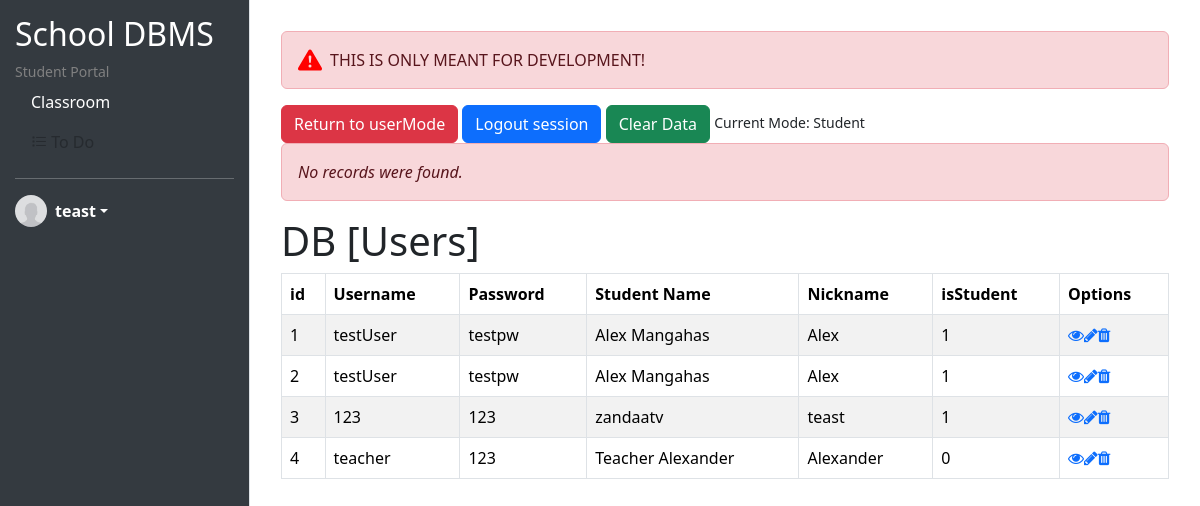
/ui-devmenu.php (signed in), run on an earlier commit of the app's database.
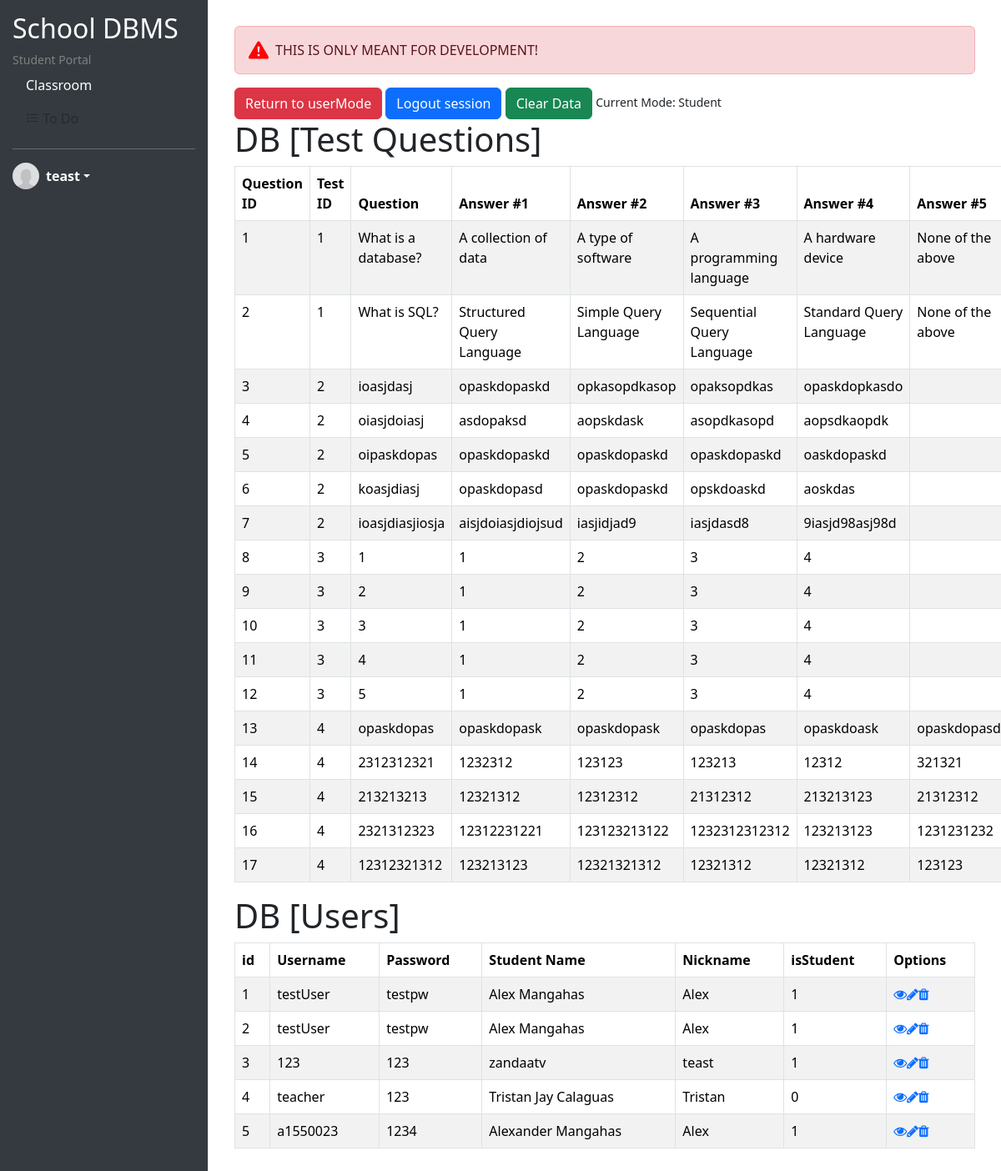
And on a later commit of the database.
### tables this page shows
CREATE TABLE `users` (
  `id` int(11) NOT NULL,
  `username` varchar(255) NOT NULL,
  `password` varchar(255) NOT NULL,
  `name` varchar(255) NOT NULL,
  `nickname` varchar(255) NOT NULL,
  `isStudent` tinyint(1) NOT NULL
);

CREATE TABLE `test_questions` (
  `id` int(11) NOT NULL,
  `testId` int(11) NOT NULL,
  `question` text NOT NULL,
  `answer1` varchar(255) DEFAULT NULL,
  `answer2` varchar(255) DEFAULT NULL,
  `answer3` varchar(255) DEFAULT NULL,
  `answer4` varchar(255) DEFAULT NULL,
  `answer5` varchar(255) DEFAULT NULL,
  `correctAnswer` text NOT NULL
);

### session.php (called while the page is built, shortened)
<?php
   $isStudent = $_SESSION['isStudent'];
   $nickname = $_SESSION['nickname'];
?>

### ui-devmenu.php (the view, shortened to what this page needs)
<?php
include('session.php');
?>
<!doctype html>
<html lang="en" data-bs-theme="auto">
<head>
    <link rel="stylesheet" href="https://maxcdn.bootstrapcdn.com/font-awesome/4.7.0/css/font-awesome.min.css">
    <link rel="stylesheet" href="https://cdn.jsdelivr.net/npm/bootstrap-icons@1.11.3/font/bootstrap-icons.min.css">
    <link href="https://cdn.jsdelivr.net/npm/bootstrap@5.3.2/dist/css/bootstrap.min.css" rel="stylesheet"
 />
</head>
<body>
    <div class="wrapper">
        <div class="sidebar">
            <h2>School DBMS</h2>
            <small style="color:grey;">Student Portal</small>
            <ul class="nav flex-column">
                <li class="nav-item">
                    <a class="nav-link active" href="ui-classroom-v2.php">Classroom</a>
                </li>
                <li class="nav-item">
                    <a class="nav-link disabled" href="#"> <i class="bi bi-list-task"></i> To Do</a>
                </li>
            </ul>
            <hr>
            <div class="dropdown">
                <a href="#" class="d-flex align-items-center text-white text-decoration-none dropdown-toggle"
                    data-bs-toggle="dropdown" aria-expanded="false">
                    <img src="img/avatar-placeholder.jpg" alt="" width="32" height="32" class="rounded-circle me-2">
                    <strong><?php echo $nickname; ?></strong>
                </a>
            </div>
        </div>
        <div class="content">
            <div class="container-fluid p-3">
                <div class="alert alert-danger d-flex align-items-center" role="alert">
                    <svg class="bi flex-shrink-0 me-2" width="24" height="24" fill="red">
                        <use xlink:href="#exclamation-triangle-fill" />
                    </svg>
                    THIS IS ONLY MEANT FOR DEVELOPMENT!
                </div>
            <a href="ui-classroom-v2.php" class="btn btn-danger">Return to userMode</a>
            <a href="logout.php" class="btn btn-primary">Logout session</a>
            <a href="" class="btn btn-success">Clear Data</a>
            <small>Current Mode: <?php
            if ($isStudent == 0) {
                echo 'Teacher';
            } else {
                echo 'Student';
            }
            ?>
            </small>
            <?php
                    require_once "config.php";
                    $sql = "SELECT * FROM test_questions";
                    $sql2 = "SELECT * FROM users";
                    if($result = mysqli_query($link, $sql)){
                        if(mysqli_num_rows($result) > 0){
                            echo '<h1>DB [Test Questions]</h1>';
                            echo '<table class="table table-bordered table-striped">';
                                echo "<thead>";
                                    echo "<tr>";
                                        echo "<th>Question ID</th>";
                                        echo "<th>Test ID</th>";
                                        echo "<th>Question</th>";
                                        echo "<th>Answer #1</th>";
                                        echo "<th>Answer #2</th>";
                                        echo "<th>Answer #3</th>";
                                        echo "<th>Answer #4</th>";
                                        echo "<th>Answer #5</th>";
                                    echo "</tr>";
                                echo "</thead>";
                                echo "<tbody>";
                                while($row = mysqli_fetch_array($result)){
                                    echo "<tr>";
                                        echo "<td>" . $row['id'] . "</td>";
                                        echo "<td>" . $row['testId'] . "</td>";
                                        echo "<td>" . $row['question'] . "</td>";
                                        echo "<td>" . $row['answer1'] . "</td>";
                                        echo "<td>" . $row['answer2'] . "</td>";
                                        echo "<td>" . $row['answer3'] . "</td>";
                                        echo "<td>" . $row['answer4'] . "</td>";
                                        echo "<td>" . $row['answer5'] . "</td>";
                                    echo "</tr>";
                                }
                                echo "</tbody>";
                            echo "</table>";
                        } else{
                            echo '<div class="alert alert-danger"><em>No records were found.</em></div>';
                        }
                    } else{
                        echo "ERROR: Could not able to execute $sql. " . mysqli_error($link);
                    }
                    if($result2 = mysqli_query($link, $sql2)){
                        if(mysqli_num_rows($result2) > 0){
                            echo '<h1>DB [Users]</h1>';
                            echo '<table class="table table-bordered table-striped">';
                                echo "<thead>";
                                    echo "<tr>";
                                        echo "<th>id</th>";
                                        echo "<th>Username</th>";
                                        echo "<th>Password</th>";
                                        echo "<th>Student Name</th>";
                                        echo "<th>Nickname</th>";
                                        echo "<th>isStudent</th>";
                                        echo "<th>Options</th>";
                                    echo "</tr>";
                                echo "</thead>";
                                echo "<tbody>";
                                while($row2 = mysqli_fetch_array($result2)){
                                    echo "<tr>";
                                        echo "<td>" . $row2['id'] . "</td>";
                                        echo "<td>" . $row2['username'] . "</td>";
                                        echo "<td>" . $row2['password'] . "</td>";
                                        echo "<td>" . $row2['name'] . "</td>";
                                        echo "<td>" . $row2['nickname'] . "</td>";
                                        echo "<td>" . $row2['isStudent'] . "</td>";
                                        echo "<td>";
                                            echo '<a href="read.php?id='. $row2['id'] .'" class="mr-3" title="View Record" data-toggle="tooltip"><span class="fa fa-eye"></span></a>';
                                            echo '<a href="update.php?id='. $row2['id'] .'" class="mr-3" title="Update Record" data-toggle="tooltip"><span class="fa fa-pencil"></span></a>';
                                            echo '<a href="delete.php?id='. $row2['id'] .'" title="Delete Record" data-toggle="tooltip"><span class="fa fa-trash"></span></a>';
                                        echo "</td>";
                                    echo "</tr>";
                                }
                                echo "</tbody>";
                            echo "</table>";
                        } else{
                            echo '<div class="alert alert-danger"><em>No records were found.</em></div>';
                        }
                    } else{
                        echo "ERROR: Could not able to execute $sql2. " . mysqli_error($link);
                    }
                    ?>
            </div>
        </div>
    </div>
</body>
</html>

### ui-devmenu.php (style rules this page uses)
body, html { height: 100%; margin: 0; }
.wrapper { display: flex; height: 100%; }
.sidebar { width: 250px; background-color: #343a40; padding: 15px; border-right: 1px solid #dee2e6; display: flex; flex-direction: column; color: white; }
.content { flex: 1; padding: 15px; overflow-y: auto; }
.nav-link { color: white; }

What changed in the data, as far as the page shows it:
added test_questions: id "1", testId "1", question "What is a database?", answer1 "A collection of data", answer2 "A type of software", answer3 "A programming language", answer4 "A hardware device", answer5 "None of the above"
added test_questions: id "2", testId "1", question "What is SQL?", answer1 "Structured Query Language", answer2 "Simple Query Language", answer3 "Sequential Query Language", answer4 "Standard Query Language", answer5 "None of the above"
added test_questions: id "3", testId "2", question "ioasjdasj", answer1 "opaskdopaskd", answer2 "opkasopdkasop", answer3 "opaksopdkas", answer4 "opaskdopkasdo"
added test_questions: id "4", testId "2", question "oiasjdoiasj", answer1 "asdopaksd", answer2 "aopskdask", answer3 "asopdkasopd", answer4 "aopsdkaopdk"
added test_questions: id "5", testId "2", question "oipaskdopas", answer1 "opaskdopaskd", answer2 "opaskdopaskd", answer3 "opaskdopaskd", answer4 "oaskdopaskd"
added test_questions: id "6", testId "2", question "koasjdiasj", answer1 "opaskdopasd", answer2 "opaskdopaskd", answer3 "opskdoaskd", answer4 "aoskdas"
added test_questions: id "7", testId "2", question "ioasjdiasjiosja", answer1 "aisjdoiasjdiojsud", answer2 "iasjidjad9", answer3 "iasjdasd8", answer4 "9iasjd98asj98d"
added test_questions: id "8", testId "3", question "1", answer1 "1", answer2 "2", answer3 "3", answer4 "4"
added test_questions: id "9", testId "3", question "2", answer1 "1", answer2 "2", answer3 "3", answer4 "4"
added test_questions: id "10", testId "3", question "3", answer1 "1", answer2 "2", answer3 "3", answer4 "4"
added test_questions: id "11", testId "3", question "4", answer1 "1", answer2 "2", answer3 "3", answer4 "4"
added test_questions: id "12", testId "3", question "5", answer1 "1", answer2 "2", answer3 "3", answer4 "4"
added test_questions: id "13", testId "4", question "opaskdopas", answer1 "opaskdopask", answer2 "opaskdopask", answer3 "opaskdopas", answer4 "opaskdoask", answer5 "opaskdopasd"
added test_questions: id "14", testId "4", question "2312312321", answer1 "1232312", answer2 "123123", answer3 "123213", answer4 "12312", answer5 "321321"
added test_questions: id "15", testId "4", question "213213213", answer1 "12321312", answer2 "12312312", answer3 "21312312", answer4 "213213123", answer5 "21312312"
added test_questions: id "16", testId "4", question "2321312323", answer1 "12312231221", answer2 "123123213122", answer3 "1232312312312", answer4 "123213123", answer5 "1231231232"
added test_questions: id "17", testId "4", question "12312321312", answer1 "123213123", answer2 "12321321312", answer3 "12321312", answer4 "12321312", answer5 "123123"
changed users "teacher": name "Teacher Alexander" → "Tristan Jay Calaguas"; nickname "Alexander" → "Tristan"
added users: id "5", username "a1550023", password "1234", name "Alexander Mangahas", nickname "Alex", isStudent "1"
Also different on the page:
text no longer shown: "No records were found."
text now shown: "DB [Test Questions] Question ID Test ID Question Answer #1 Answer #2 Answer #3 Answer #4 Answer #5"
